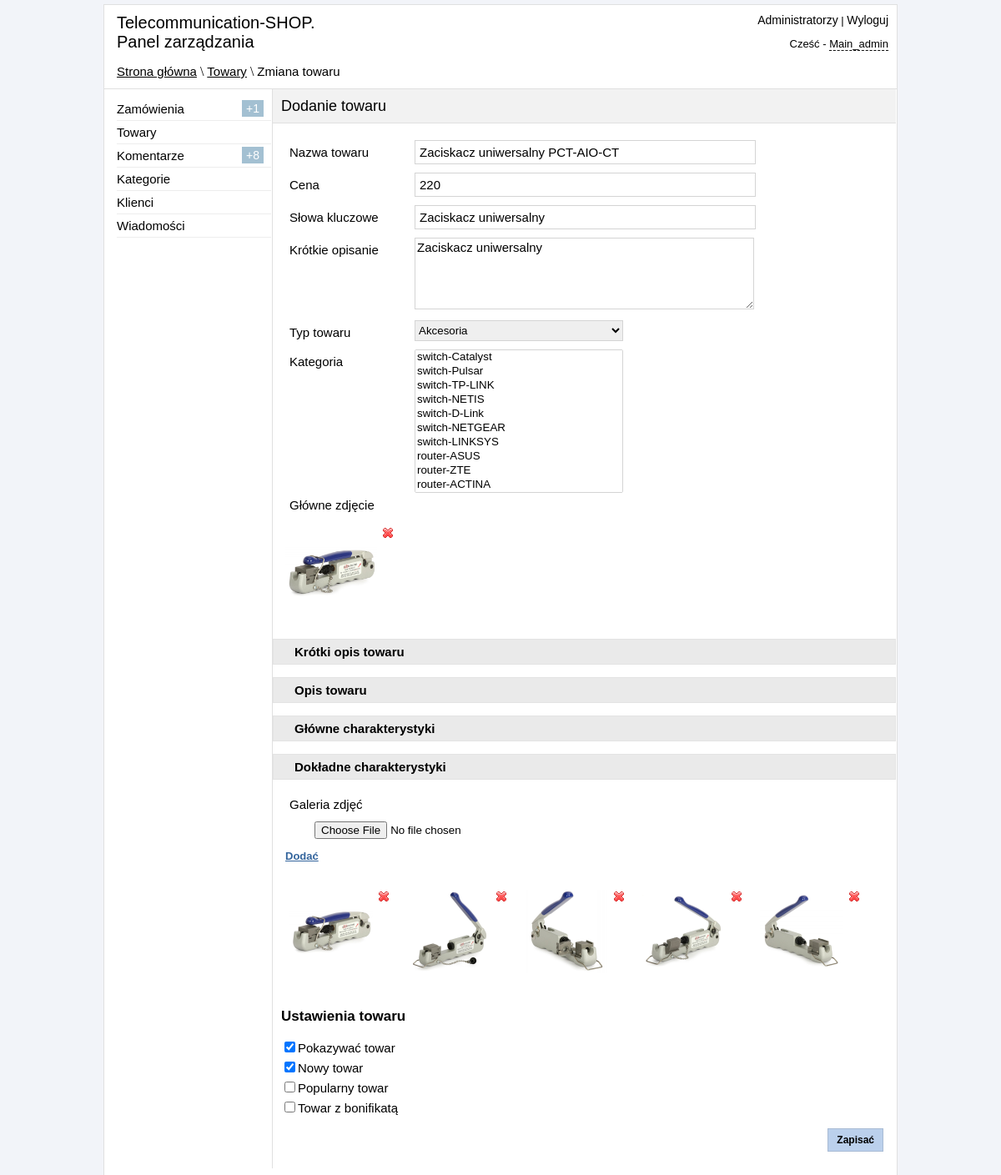
The page /admin/edit_product.php?id=94 (signed in) on the database its author committed.
### tables this page shows
CREATE TABLE IF NOT EXISTS `table_products` (
  `products_id` int(11) NOT NULL,
  `title` varchar(255) NOT NULL,
  `price` int(11) NOT NULL,
  `model` varchar(255) NOT NULL,
  `seo_words` text NOT NULL,
  `seo_description` text NOT NULL,
  `mini_description` text NOT NULL,
  `image` varchar(255) NOT NULL,
  `description` text NOT NULL,
  `mini_features` text NOT NULL,
  `features` text NOT NULL,
  `datetime` datetime NOT NULL,
  `new` int(11) NOT NULL DEFAULT '0',
  `leader` int(11) NOT NULL DEFAULT '0',
  `sale` int(11) NOT NULL DEFAULT '0',
  `visible` int(11) DEFAULT '0',
  `count` int(11) NOT NULL DEFAULT '0',
  `type_product` varchar(255) NOT NULL,
  `model_id` int(11) NOT NULL,
  `yes_like` int(11) NOT NULL DEFAULT '1'
);

CREATE TABLE IF NOT EXISTS `uploads_images` (
  `id` int(11) NOT NULL,
  `products_id` int(11) NOT NULL,
  `image` varchar(255) NOT NULL
);

### admin/include/functions.php (called while the page is built, shortened)
<?php
function clear_string($link, $cl_str)
{
	$cl_str = mysqli_real_escape_string($link, $cl_str);
	$cl_str = strip_tags($cl_str);
	$cl_str = trim($cl_str);
	return $cl_str;
}
?>

### admin/edit_product.php (the view, shortened to what this page needs)
<?php
if ($_SESSION['auth_admin'] == "yes_auth") {
    include "include/db_connect.php";
    include "include/functions.php";
    $id     = clear_string($link,$_GET["id"]);
    ?>
<!DOCTYPE html PUBLIC "-//W3C//DTD XHTML 1.0 Transitional//EN" "http://www.w3.org/TR/xhtml1/DTD/xhtml1-transitional.dtd">
<html xmlns="http://www.w3.org/1999/xhtml" xml:lang="pl" lang="pl">
<head>
    <link href="css/reset.css" rel="stylesheet" type="text/css" />
    <link href="css/style.css" rel="stylesheet" type="text/css" />
    <link href="jquery_confirm/jquery_confirm.css" rel="stylesheet" type="text/css" />
</head>
<body>
<div id="block-body">
<?php
include "include/block-header.php";
    ?>
<div id="block-content">
<div id="block-parameters">
<p id="title-page" >Dodanie towaru</p>
</div>
<?php
$result = mysqli_query($link, "SELECT * FROM table_products WHERE products_id='$id'");
    if (mysqli_num_rows($result) > 0) {
        $row = mysqli_fetch_array($result);
        do {
            echo '
<form enctype="multipart/form-data" method="post">
<ul id="edit-tovar">
<li>
<label>Nazwa towaru</label>
<input type="text" name="form_title" value="' . $row["title"] . '" />
</li>
<li>
<label>Cena</label>
<input type="text" name="form_price" value="' . $row["price"] . '"  />
</li>
<li>
<label>Słowa kluczowe</label>
<input type="text" name="form_seo_words" value="' . $row["seo_words"] . '"  />
</li>
<li>
<label>Krótkie opisanie</label>
<textarea name="form_seo_description">' . $row["seo_description"] . '</textarea>
</li>
';
            $category = mysqli_query($link, "SELECT * FROM category");
            if (mysqli_num_rows($category) > 0) {
                $result_category = mysqli_fetch_array($category);
                if ($row["type_product"] == "acces") {
                    $type_acces = "selected";
                }
                echo '
<li>
<label>Typ towaru</label>
<select name="form_type" id="type" size="1" >
<option ' . $type_switch . ' value="switch" >Switche</option>
<option ' . $type_router . ' value="router" >Routery</option>
<option ' . $type_cable . ' value="cable" >Kable</option>
<option ' . $type_acces . ' value="acces" >Akcesoria</option>
</select>
</li>
<li>
<label>Kategoria</label>
<select name="form_category" size="10" >
';
                do {
                    echo '
  <option value="' . $result_category["id"] . '" >' . $result_category["type"] . '-' . $result_category["model"] . '</option>
  ';
                } while ($result_category = mysqli_fetch_array($category));
            }
            echo '
</select>
</ul>
';
            if (strlen($row["image"]) > 0 && file_exists("../upload_images/" . $row["image"])) {
                $img_path             = '../upload_images/' . $row["image"];
                $max_width            = 110;
                $max_height           = 110;
                list($width, $height) = getimagesize($img_path);
                $ratioh               = $max_height / $height;
                $ratiow               = $max_width / $width;
                $ratio                = min($ratioh, $ratiow);
                $width  = intval($ratio * $width);
                $height = intval($ratio * $height);
                echo '
<label class="stylelabel" >Główne zdjęcie</label>
<div id="baseimg">
<img src="' . $img_path . '" width="' . $width . '" height="' . $height . '" />
<a href="edit_product.php?id=' . $row["products_id"] . '&img=' . $row["image"] . '&action=delete" ></a>
</div>
';
            }
            echo '
<h3 class="h3click" >Krótki opis towaru</h3>
<div class="div-editor1" >
<textarea id="editor1" name="txt1" cols="100" rows="20">' . $row["mini_description"] . '</textarea>
    <script type="text/javascript">
      var ckeditor1 = CKEDITOR.replace( "editor1" );
      AjexFileManager.init({
        returnTo: "ckeditor",
        editor: ckeditor1
      });
    </script>
 </div>
<h3 class="h3click" >Opis towaru</h3>
<div class="div-editor2" >
<textarea id="editor2" name="txt2" cols="100" rows="20">' . $row["description"] . '</textarea>
    <script type="text/javascript">
      var ckeditor1 = CKEDITOR.replace( "editor2" );
      AjexFileManager.init({
        returnTo: "ckeditor",
        editor: ckeditor1
      });
    </script>
 </div>
<h3 class="h3click" >Główne charakterystyki</h3>
<div class="div-editor3" >
<textarea id="editor3" name="txt3" cols="100" rows="20">' . $row["mini_features"] . '</textarea>
    <script type="text/javascript">
      var ckeditor1 = CKEDITOR.replace( "editor3" );
      AjexFileManager.init({
        returnTo: "ckeditor",
        editor: ckeditor1
      });
    </script>
 </div>
<h3 class="h3click" >Dokładne charakterystyki</h3>
<div class="div-editor4" >
<textarea id="editor4" name="txt4" cols="100" rows="20">' . $row["features"] . '</textarea>
    <script type="text/javascript">
      var ckeditor1 = CKEDITOR.replace( "editor4" );
      AjexFileManager.init({
        returnTo: "ckeditor",
        editor: ckeditor1
      });
    </script>
  </div>
<label class="stylelabel" >Galeria zdjęć</label>
<div id="objects" >
<div id="addimage1" class="addimage">
<input type="hidden" name="MAX_FILE_SIZE" value="2000000"/>
<input type="file" name="galleryimg[]" />
</div>
</div>
<p id="add-input" >Dodać</p>
<ul id="gallery-img">
 ';
            $query_img = mysqli_query($link, "SELECT * FROM uploads_images WHERE products_id='$id'");
            if (mysqli_num_rows($query_img) > 0) {
                $result_img = mysqli_fetch_array($query_img);
                do {
                    if (strlen($result_img["image"]) > 0 && file_exists("../upload_images/" . $result_img["image"])) {
                        $img_path             = '../upload_images/' . $result_img["image"];
                        $max_width            = 100;
                        $max_height           = 100;
                        list($width, $height) = getimagesize($img_path);
                        $ratioh               = $max_height / $height;
                        $ratiow               = $max_width / $width;
                        $ratio                = min($ratioh, $ratiow);
                        $width  = intval($ratio * $width);
                        $height = intval($ratio * $height);
                    } else {
                        $img_path = "./images/noimages.png";
                        $width    = 80;
                        $height   = 70;
                    }
                    echo '
 <li id="del' . $result_img["id"] . '" >
 <img src="' . $img_path . '" width="' . $width . '" height="' . $height . '" title="' . $result_img["image"] . '" />
 ';
                    if ($_SESSION['edit_tovar'] == '1') {
                        echo '
 <a class="del-img" img_id="' . $result_img["id"] . '" ></a>
';
                    }
                    echo '</li>';
                } while ($result_img = mysqli_fetch_array($query_img));
            }
            echo '
 </ul>
';
            if ($row["visible"] == '1') {
                $checked1 = "checked";
            }
            if ($row["new"] == '1') {
                $checked2 = "checked";
            }
            echo '
<h3 class="h3title" >Ustawienia towaru</h3>
<ul id="chkbox">
<li><input type="checkbox" name="chk_visible" id="chk_visible" ' . $checked1 . ' /><label for="chk_visible" >Pokazywać towar</label></li>
<li><input type="checkbox" name="chk_new" id="chk_new" ' . $checked2 . ' /><label for="chk_new" >Nowy towar</label></li>
<li><input type="checkbox" name="chk_leader" id="chk_leader" ' . $checked3 . ' /><label for="chk_leader" >Popularny towar</label></li>
<li><input type="checkbox" name="chk_sale" id="chk_sale" ' . $checked4 . ' /><label for="chk_sale" >Towar z bonifikatą</label></li>
</ul>
    <p align="right" ><input type="submit" id="submit_form" name="submit_save" value="Zapisać"/></p>
</form>
';
        } while ($row = mysqli_fetch_array($result));
    }
    ?>
</div>
</div>
</body>
</html>
<?php
} else {
    header("Location: login.php");
}
?>

### admin/css/style.css (style rules this page uses)
body { background-color: #F2F4F9; }
#block-body { width: 950px; margin: 5px auto; background-color: white; border: 1px solid #E0E0E0; }
#block-header1 a { font: 15px sans-serif; color: black; }
#block-content { width: 747px; min-height: 650px; height: auto; margin-left: 201px; border-left: 1px solid #E0E0E0; }
#block-parameters { height: 40px; border-bottom: 1px solid #E0E0E0; background-color: #F2F2F2; }
#title-page { font: 18px sans-serif; margin-top: 10px; margin-left: 10px; position: absolute; }
#edit-tovar label { position: absolute; font: 15px sans-serif; margin-top: 6px; margin-left: 20px; }
#edit-tovar { margin-top: 20px; }
#edit-tovar li { margin-top: 10px; }
#edit-tovar input { margin-left: 170px; width: 400px; height: 25px; border: 1px solid #D4D4D4; padding-left: 5px; font: 15px sans-serif; }
#edit-tovar textarea { margin-left: 170px; width: 401px; height: 80px; border: 1px solid #D4D4D4; font: 15px sans-serif; }
#edit-tovar select#type { margin-left: 170px; width: 250px; height: 25px; border: 1px solid #D4D4D4; }
#edit-tovar select { margin-left: 170px; width: 250px; border: 1px solid #D4D4D4; }
.h3click { font:bold 15px sans-serif; cursor: pointer; padding-left: 25px; padding-top: 6px; padding-bottom: 6px; background-color: #EAEAEA; border: 1px solid #E3E3E3; }
.stylelabel { position: absolute; font: 15px sans-serif; margin-top: 6px; margin-left: 20px; }
#objects { margin-top: 50px; }
.addimage { margin-left: 50px; margin-top: 5px; }
#submit_form { border: 1px solid #A8BBD4; background-color: #BBD0EC; padding-left: 10px; padding-right: 10px; padding-top: 6px; padding-bottom: 6px; margin-right: 15px; font:bold 12px sans-serif; color: black; cursor: pointer; margin-bottom: 20px; }
#chkbox > li { margin-top: 5px; margin-left: 10px; font: 15px sans-serif; }
.h3title { font: bold 17px sans-serif; margin-left: 10px; }
#add-input { margin-left: 15px; font:bold 13px sans-serif; cursor: pointer; text-decoration: underline; color: #34659D; display: inline-block; }
#baseimg { margin-top: 40px; height: 120px; }
#baseimg img { float: left; margin-left: 15px; }
#baseimg a { width: 16px; height: 16px; background: url(../images/action_delete.png); float: left; cursor: pointer; margin-left: 5px; }
#gallery-img { height: 125px; margin-top: 20px; }
#gallery-img li { float: left; margin-left: 20px; }
#gallery-img img { float: left; }
#gallery-img a { width: 16px; height: 16px; background: url(../images/action_delete.png) no-repeat; float: right; cursor: pointer; margin-left: 5px; }

### rows shown on the page
table_products: form_title "Zaciskacz uniwersalny PCT-AIO-CT", form_price "220", form_seo_words "Zaciskacz uniwersalny", form_seo_description "Zaciskacz uniwersalny", image (picture)
uploads_images: image (picture)
uploads_images: image (picture)
uploads_images: image (picture)
uploads_images: image (picture)
uploads_images: image (picture)

### other values the page prints
$_SESSION['urlpage'] "Strona główna \\ Towary \\ Zmiana towaru"
$_SESSION['admin_role'] "Main_admin"
$count1 "1"
$count2 "8"
